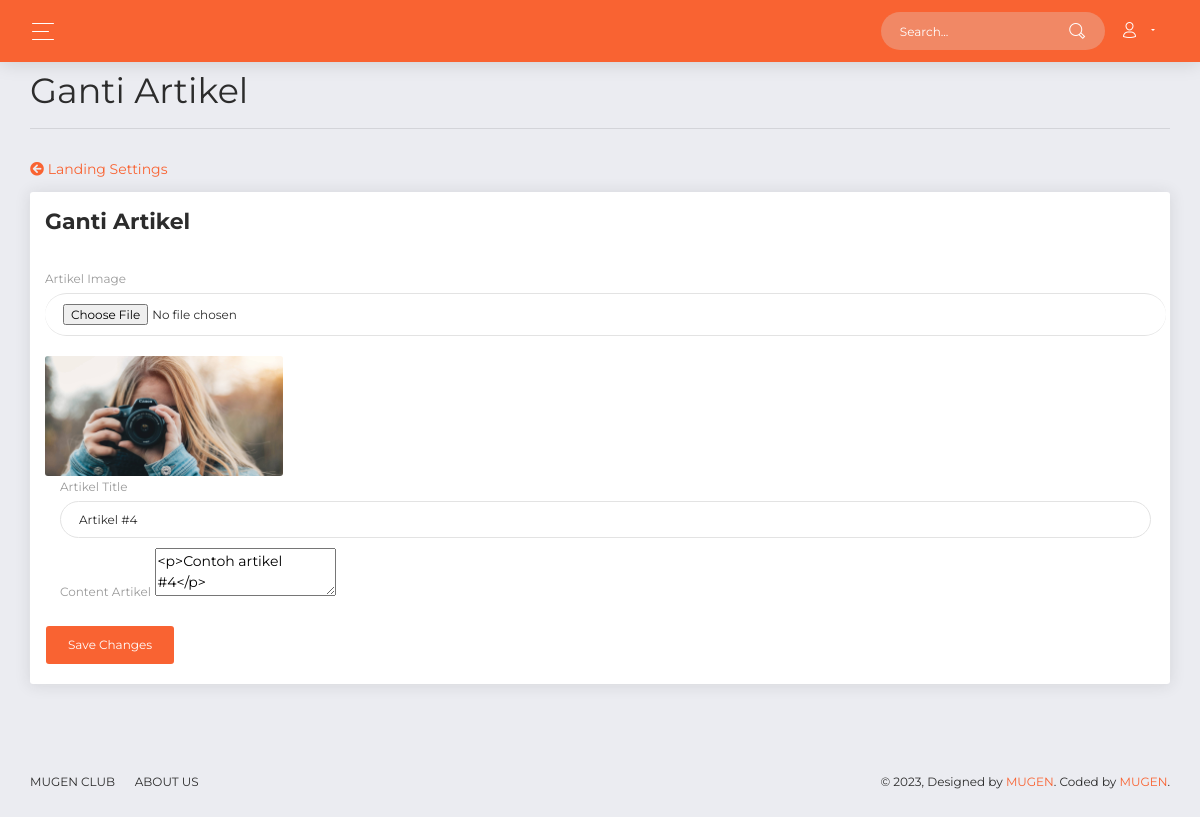
The page /examples/admin.php?p=ganti_artikel&id=1 on the database its author committed.
### tables this page shows
CREATE TABLE `artikel` (
  `id` bigint(20) NOT NULL,
  `img` varchar(255) NOT NULL,
  `title_artikel` varchar(255) NOT NULL,
  `content_artikel` varchar(255) NOT NULL
);

### examples/ganti_artikel.php (the view, shortened to what this page needs)
<?php
$id = $_GET["id"];
$artikel = $conn->query("select * from artikel WHERE id = '$id'");
$data = $artikel->fetch_assoc();
?>
<div class="content">
  <div class="row">
    <div class="col-lg-12">
      <h2>Ganti Artikel <hr></h3>
    </div>
  </div>
  <div class="row">
    <div class="col-lg-4">
    <a href="admin.php?p=landing"><i class="fas fa-arrow-circle-left mb-3"></i> Landing Settings</a>
    </div>
  </div>
  <div class="row">
          <div class="col-lg-12">
            <div class="card">
              <div class="card-header">
                <h5 class="title">Ganti Artikel</h5>
              </div>
              <div class="card-body">
                <form action="ganti_artikel_act.php" method="POST" enctype="multipart/form-data">
                  <div class="row">
                  <div class="col-lg-12">
                    <label>Artikel Image</label>
                    </div>
                    <div class="col-lg-12 pr-1">
                    <div class="input-group">
                            <input type="file" class="form-control" name="img" id="customFile">
                            </div>
                            <img style="margin-top:10px;" height="120px" width="auto" src="<?php echo"../assets/img/upload/".$data["img"];?>">
                    </div>
                  </div>
                  <div class="col-lg-12 pr-1">
                      <div class="form-group">
                        <label>Artikel Title</label>
                        <input type="text" name="title_artikel" class="form-control" placeholder="Artikel Title" value="<?= $data["title_artikel"];?>">
                      </div>
                    </div>
                    <div class="col-lg-12 pr-1">
                      <div class="form-group">
                        <label>Content Artikel</label>
                        <textarea id="myTextarea" name="content_artikel" maxlength="999"><?php echo $data['content_artikel'] ?></textarea>
                      </div>
                    </div>
                  <div class="row">
                    <div class="col-lg-12 pr-1">
                      <button type="submit" class="btn btn-primary">Save Changes</button>
                    </div>
                  </div>
                </form>
                </div>
        </div>
              </div>
            </div>

### rows shown on the page
artikel: img (picture), title_artikel "Artikel #4", content_artikel "<p>Contoh artikel #4</p>"
